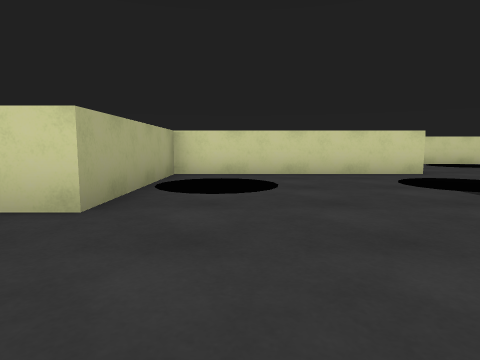
view 1 (above)

24 first-person views from a walk through a scene from a Unity 3-D project. The camera is 0.62 m above the floor, tilts 6° down and sees 75° across. The floor is counted in squares, 1 m on a side. Each view is taken from the middle of a square. On the plan, view 1 faces up. The plan holds only what a view shows up to about 9 squares ahead; the rest is blank. The player character is not drawn.

view 2
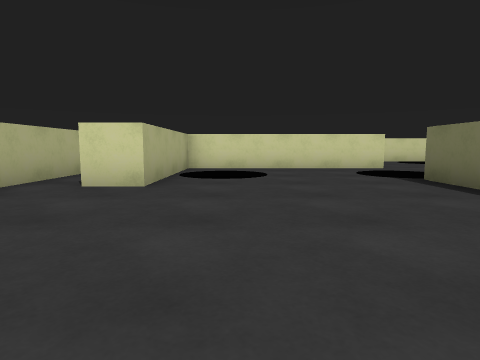

view 3
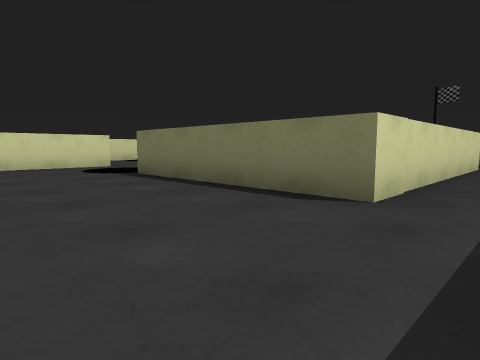

view 4
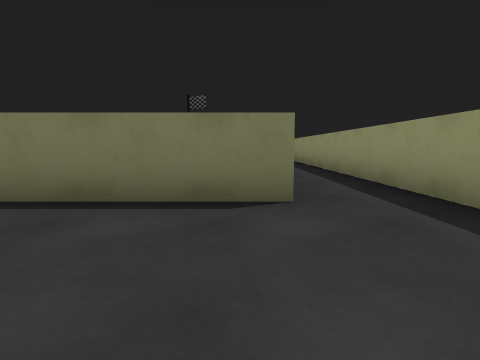

view 5
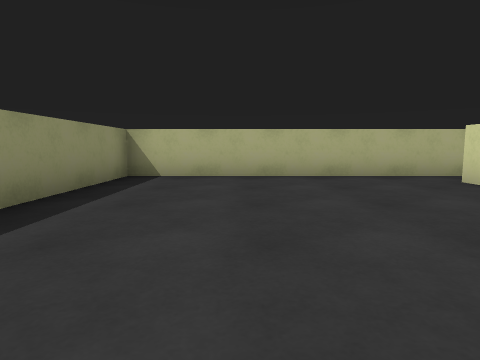

view 6
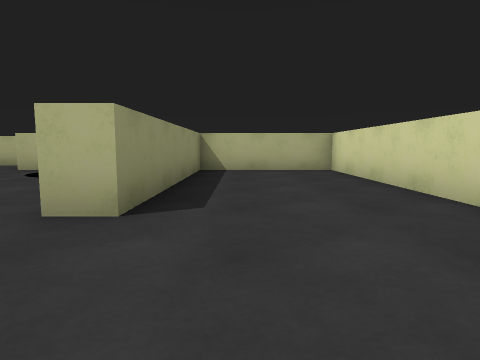

view 7
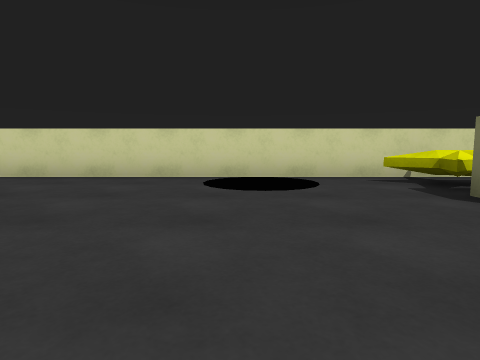

view 8
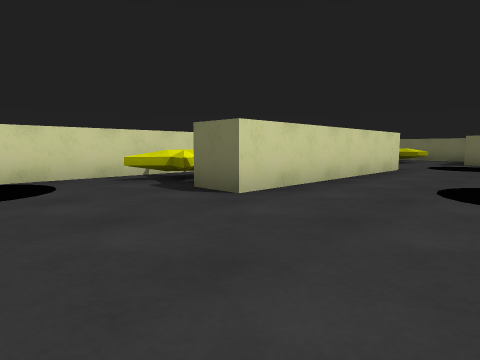

view 9
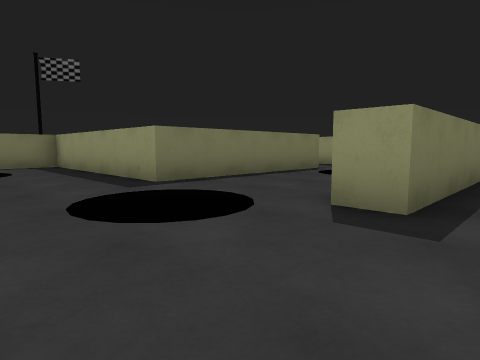

view 10
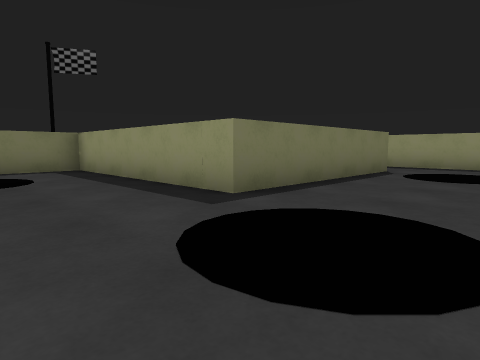

view 11
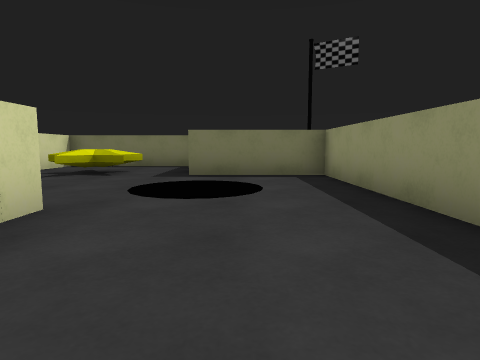

view 12
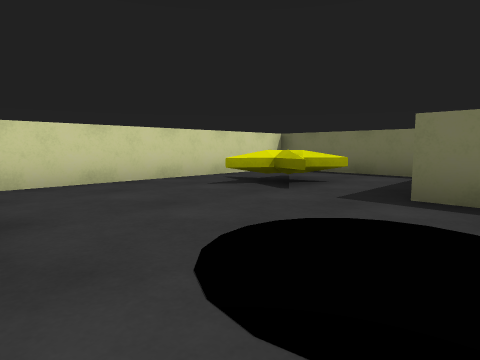

view 13
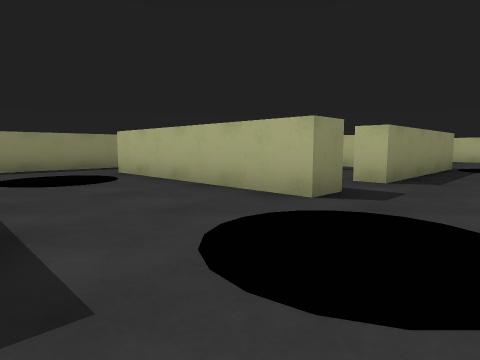

view 14
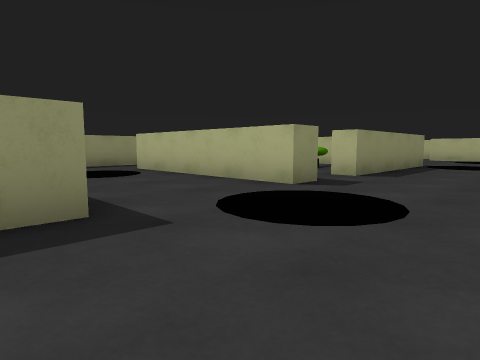

view 15
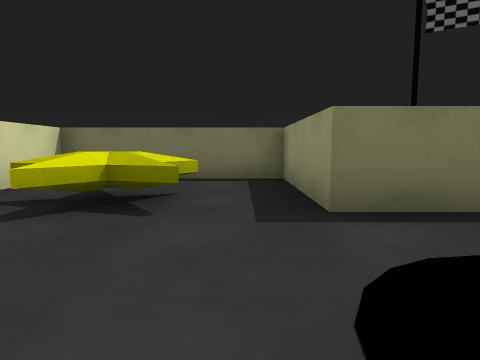

view 16
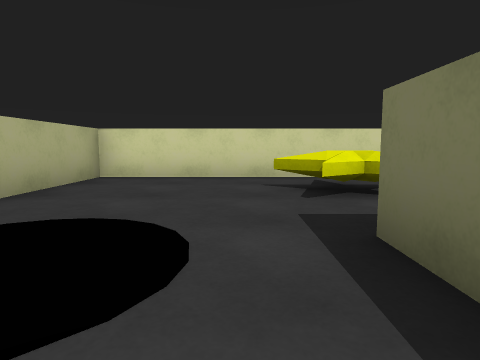

view 17
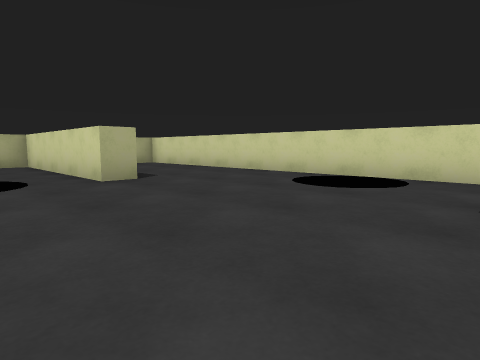

view 18
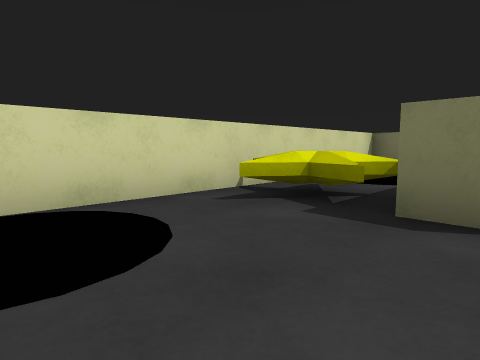

view 19
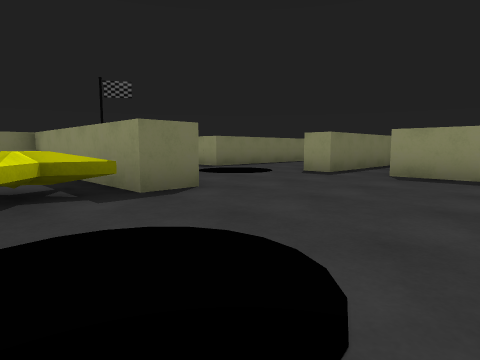

view 20
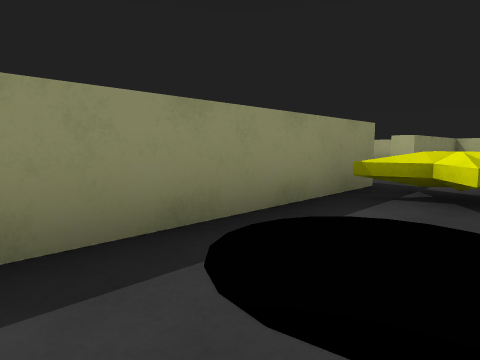

view 21
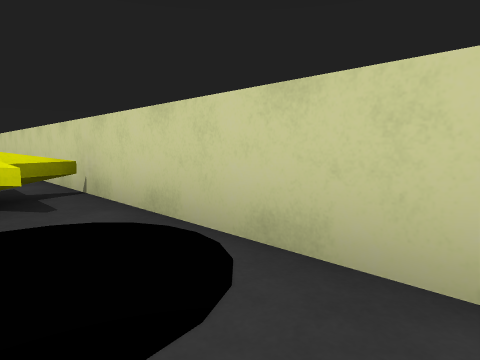

view 22
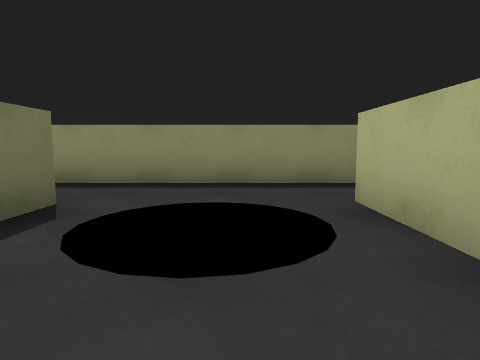

view 23
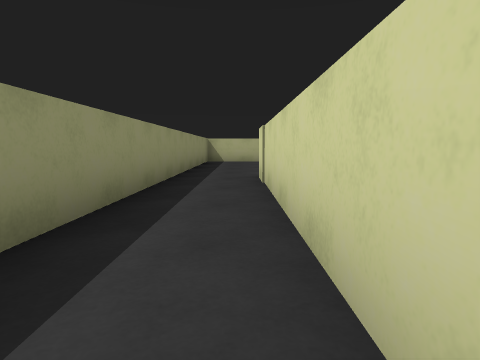

view 24
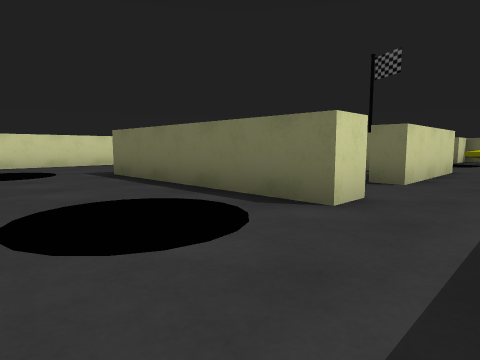

### Floor plan
Key: @ floor where view 1 was taken; # wall or solid block; . floor; S star; O other object.
Columns run from 4 left of view 1 to 23 right of it. Each row starts with its distance up from view 1.
 12   ##########################
 11   #........OO..S.OO.#......#
 10   #........OO....OO.#...S..#
  9   #...........#######......#
  8   #######.....#######......#
  7   #######............OO.####
  6   #OO..OO.......O....OO.#
  5 # #OO..OO......O O......#
  4 #.#.....#####...O.#######
  3 #.#.....#  ...#...#
  2 #.......#     #...#
  1 #.......#     #...#    #
  0 #...@...#     #.OO#   .#
 -1 #.......#######.OO##.####.
 -2 #.........................
 -3 #...................
 -4 ####################

Where each view was taken, in squares from view 1:
view 1: 0 up, 0 right, facing up
view 2: 2 down, 0 right, facing up
view 3: 3 down, 0 right, facing up-right
view 4: 1 down, 0 right, facing right
view 5: 1 down, 3 right, facing left
view 6: 9 up, 7 right, facing left
view 7: 5 up, 7 right, facing up
view 8: 5 up, 7 right, facing up-right
view 9: 7 up, 9 right, facing down-right
view 10: 7 up, 11 right, facing down-right
view 11: 6 up, 13 right, facing right
view 12: 6 up, 16 right, facing up-right
view 13: 6 up, 14 right, facing down-left
view 14: 7 up, 15 right, facing down-left
view 15: 8 up, 17 right, facing right
view 16: 5 up, 19 right, facing up
view 17: 5 up, 10 right, facing up-left
view 18: 8 up, 7 right, facing up-right
view 19: 11 up, 6 right, facing down-right
view 20: 11 up, 15 right, facing down-left
view 21: 10 up, 15 right, facing up-left
view 22: 2 up, 12 right, facing down
view 23: 2 down, 10 right, facing left
view 24: 3 down, 11 right, facing up-right
